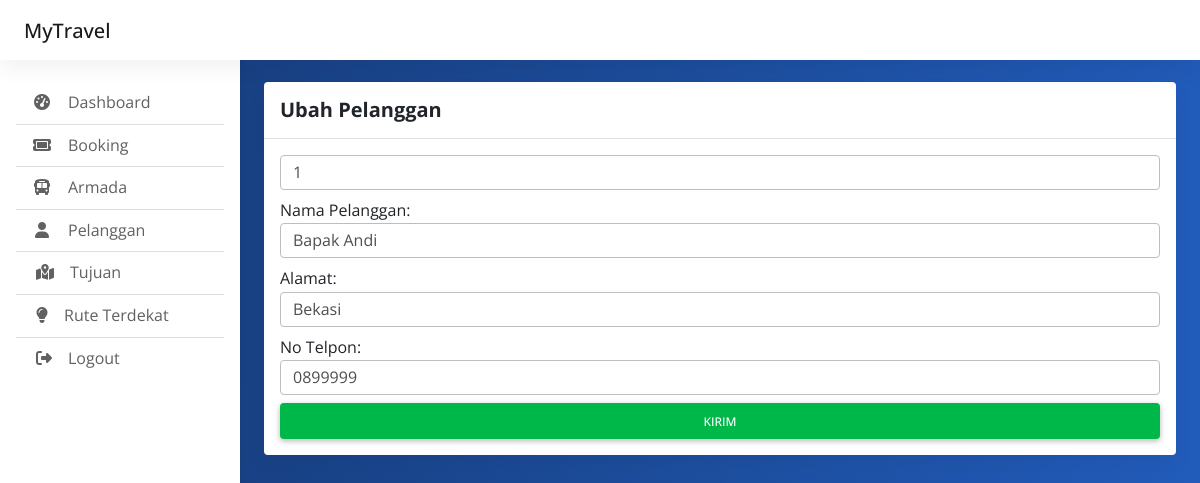
The page /index.php/admin/pelanggan_edit/1 on the database its author committed.
### tables this page shows
CREATE TABLE `pelanggan` (
  `id_pelanggan` int(255) NOT NULL,
  `nama_pelanggan` varchar(255) NOT NULL,
  `alamat` varchar(255) NOT NULL,
  `no_telpon` varchar(255) NOT NULL,
  `email` varchar(255) NOT NULL,
  `password` varchar(255) NOT NULL
);

### application/controllers/Admin.php (called while the page is built, shortened)
<?php
class Admin extends CI_Controller {
	public function __construct()
	{
		$this->load->model('akun_model');
		$this->load->model('crud_model');
	}
	public function pelanggan_edit($id)
	{
		$data['array_pelanggan'] = $this->crud_model->mengambil_data_id('pelanggan','id_pelanggan',$id);
		$data['obj_pelanggan'] = $data['array_pelanggan'][0];
		$this->load->view('admin_pelanggan_edit',$data);
	}
}

### index.php (called while the page is built, shortened)
<?php
require_once BASEPATH.'core/CodeIgniter.php';

### application/models/Crud_model.php (called while the page is built, shortened)
<?php
class Crud_model extends CI_Model{
	public function mengambil_data_id($nama_tabel, $nama_colum, $id)
	{
		$this->db->select('*');
		$this->db->from($nama_tabel);
		$this->db->where($nama_colum, $id);
		$query = $this->db->get();
		return $query->result();
	}
}

### application/views/admin_pelanggan_edit.php (the view, shortened to what this page needs)
<!doctype html>
<html lang="en">
  <head>
    <link href="https://cdn.jsdelivr.net/npm/bootstrap@5.3.0-alpha1/dist/css/bootstrap.min.css" rel="stylesheet">
	<link rel="stylesheet" href="https://cdnjs.cloudflare.com/ajax/libs/font-awesome/6.4.0/css/all.min.css" />
	<link rel="stylesheet" href="<?=base_url()?>css/mdb.min.css" />
	<link rel="stylesheet" href="<?=base_url()?>css/admin.css" />
  </head>
<body>
  <header>
  </header>
  <main style="margin-top: 58px">
    <div class="container pt-4">
		  <section class="mb-4">
			<div class="card">
			  <div class="card-header py-3">
				<h5 class="mb-0"><strong>Ubah Pelanggan</strong></h5>
			  </div>
			  <div class="card-body">
				<form action="<?=site_url('/admin/pelanggan_edit_go')?>" method="post">
					<div class="form-group mb-2">
					  <input name="id_pelanggan" type="text" class="form-control" id="nama" value="<?=$obj_pelanggan->id_pelanggan?>">
					</div>
					<div class="form-group mb-2">
					  <label for="nama">Nama Pelanggan:</label>
					  <input name="nama_pelanggan" type="text" class="form-control" id="nama" value="<?=$obj_pelanggan->nama_pelanggan?>">
					</div>
					<div class="form-group mb-2">
					  <label for="nama">Alamat:</label>
					  <input name="alamat" type="text" class="form-control" id="nama" value="<?=$obj_pelanggan->alamat?>">
					</div>
					<div class="form-group mb-2">
					  <label for="nama">No Telpon:</label>
					  <input name="no_telpon" type="numer" class="form-control" id="nama" value="<?=$obj_pelanggan->no_telpon?>">
					</div>
					<button type="submit" class="btn btn-success btn-block">Kirim</button>
				  </form>
			  </div>
			</div>
		  </section>
    </div>
  </main>
</body>
</html>

### css/admin.css (style rules this page uses)
body { background-color: #fbfbfb; }
@media (min-width: 991.98px) { main { padding-left: 240px; } }

### application/views/admin_pelanggan_edit.php (style rules this page uses)
body { background-color: #163a76; font-family: 'Open Sans', sans-serif; background: rgb(22,58,118); background: linear-gradient(94deg, rgba(22,58,118,1) 0%, rgba(34,92,187,1) 100%); }
button { padding: 3px 12px 3px 12px; }

### rows shown on the page
pelanggan: id_pelanggan "1", nama_pelanggan "Bapak Andi", alamat "Bekasi", no_telpon "0899999"
